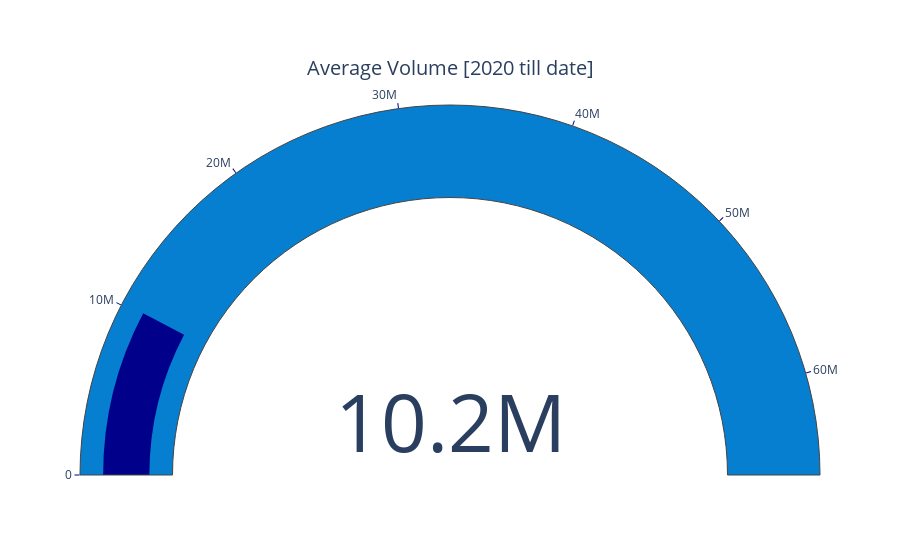

The code cell stored with this chart in its notebook:
### Code cell
import plotly.graph_objects as go

fig = go.Figure(go.Indicator(
    mode = "gauge+number",
    value = np.average(raw_data['Volume']),
    domain = {'x': [0, 1], 'y': [0, 1]},
    title = {'text': "Average Volume [2020 till date]"},
    gauge = {'axis': {'range': [None, max(raw_data['Volume'])], 'tickwidth': 1, 'tickcolor': "darkblue"},
    'bar': {'color': "darkblue"},
    'bgcolor': "#067FD0",
    }
    ))
#223BC9
fig.show()

### Figure 1 — Plotly figure (JSON) as saved in the notebook; plotly's stock layout.template omitted (floating-point values rounded to 4 significant figures)
{"data": [{"domain": {"x": [0, 1], "y": [0, 1]}, "gauge": {"axis": {"range": [null, 65848350], "tickcolor": "darkblue", "tickwidth": 1}, "bar": {"color": "darkblue"}, "bgcolor": "#067FD0"}, "mode": "gauge+number", "title": {"text": "Average Volume [2020 till date]"}, "type": "indicator", "value": 10170000.0}], "layout": {}}
